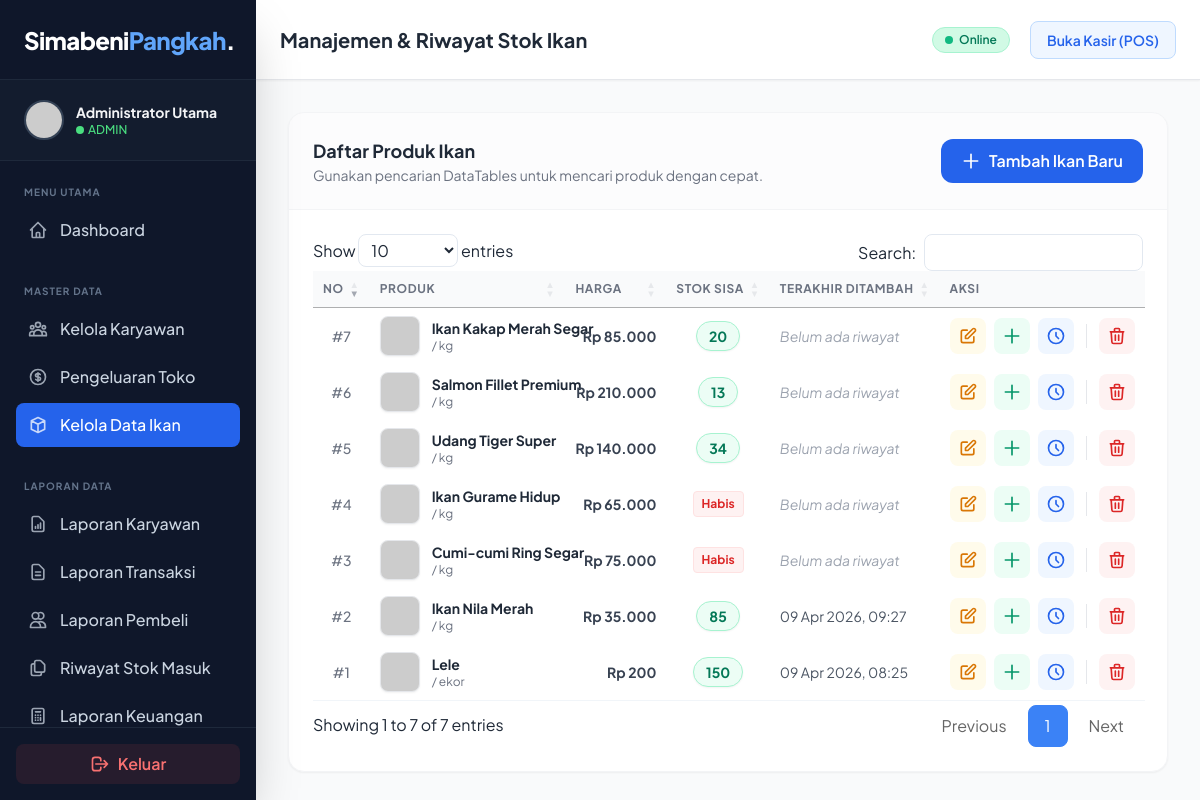
Before: /admin/kelola_ikan.php (signed in) with the older database file.
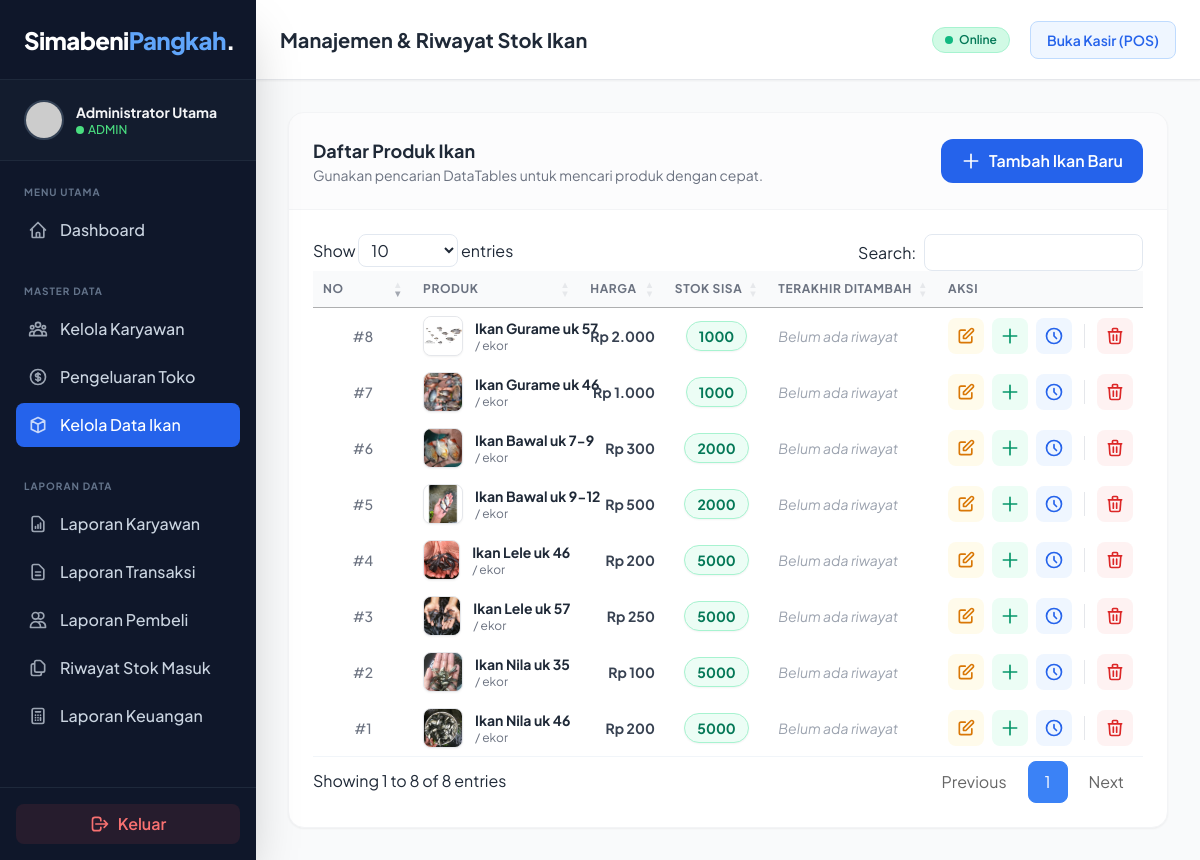
After: the same page with the newer database file.
### tables this page shows
CREATE TABLE `ikan` (
  `id` int(11) NOT NULL,
  `nama_ikan` varchar(100) NOT NULL,
  `deskripsi` text DEFAULT NULL,
  `harga` int(11) NOT NULL,
  `stok` int(11) NOT NULL DEFAULT 0,
  `satuan` varchar(20) NOT NULL DEFAULT 'kg',
  `gambar` varchar(255) DEFAULT 'default.jpg',
  `status_aktif` tinyint(1) NOT NULL DEFAULT 1,
  `created_at` timestamp NOT NULL DEFAULT current_timestamp(),
  `updated_at` timestamp NOT NULL DEFAULT current_timestamp() ON UPDATE current_timestamp()
);

### koneksi.php (called while the page is built, shortened)
<?php
function formatRupiah($angka)
{
    return "Rp " . number_format($angka, 0, ',', '.');
}

### admin/kelola_ikan.php (the view, shortened to what the changed rows need)
<?php
require_once '../koneksi.php';
$query_ikan = mysqli_query($koneksi, "
    SELECT ikan.*,
    (SELECT MAX(tanggal_tambah) FROM riwayat_stok WHERE ikan_id = ikan.id) as tgl_terakhir_tambah
    FROM ikan ORDER BY ikan.id DESC
");
include '../components/header.php';
?>
<link rel="stylesheet" href="https://cdn.datatables.net/1.13.7/css/jquery.dataTables.min.css">
<main class="flex-1 flex flex-col h-screen overflow-hidden bg-gray-50">
    <?php include '../components/navbar.php'; ?>
    <div class="flex-1 overflow-y-auto p-4 sm:p-6 lg:p-8 relative">
        <div class="bg-white rounded-2xl shadow-sm border border-gray-100 overflow-hidden">
            <div
                class="p-6 border-b border-gray-100 flex flex-col sm:flex-row sm:items-center justify-between gap-4 bg-gray-50/50">
                <div>
                    <h2 class="text-lg font-bold text-gray-800">Daftar Produk Ikan</h2>
                </div>
                <button onclick="bukaModal('modal-tambah')"
                    class="w-full sm:w-auto px-5 py-2.5 bg-blue-600 text-white rounded-xl font-semibold hover:bg-blue-700 transition flex items-center justify-center gap-2">
                </button>
            </div>
            <div class="overflow-x-auto w-full">
                <table id="tabel-ikan" class="w-full text-left whitespace-nowrap">
                    <thead>
                        <tr class="bg-gray-50 text-gray-500 text-xs uppercase tracking-wider">
                            <th class="p-4 font-semibold w-16 text-center">No</th>
                            <th class="p-4 font-semibold">Produk</th>
                            <th class="p-4 font-semibold text-right">Harga</th>
                            <th class="p-4 font-semibold text-center">Stok Sisa</th>
                            <th class="p-4 font-semibold">Terakhir Ditambah</th>
                            <th class="p-4 font-semibold text-center">Aksi</th>
                        </tr>
                    </thead>
                    <tbody class="text-sm text-gray-700">
                        <?php if ($query_ikan && mysqli_num_rows($query_ikan) > 0): ?>
                            <?php
                            $no = 1;
                            while ($ikan = mysqli_fetch_assoc($query_ikan)): ?>
                                <tr class="hover:bg-blue-50/30 transition-colors group border-b border-gray-50">
                                    <td class="p-4 text-center text-gray-500 font-medium">#<?php echo $no++; ?></td>
                                    <td class="p-4">
                                        <div class="flex items-center gap-3">
                                            <?php
                                            $src = $ikan['gambar'];
                                            if (!filter_var($src, FILTER_VALIDATE_URL)) $src = '../uploads/' . $src;
                                            ?>
                                            <img src="<?php echo $src; ?>"
                                                onerror="this.src='https://via.placeholder.com/150?text=No+Foto'"
                                                class="w-10 h-10 rounded-lg object-cover bg-gray-100 border border-gray-200 shadow-sm">
                                            <div>
                                                <p class="font-bold text-gray-800 text-sm">
                                                    <?php echo htmlspecialchars($ikan['nama_ikan']); ?></p>
                                                <p class="text-xs text-gray-500">/
                                                    <?php echo htmlspecialchars($ikan['satuan']); ?></p>
                                            </div>
                                        </div>
                                    </td>
                                    <td class="p-4 text-right font-bold text-gray-700"
                                        data-order="<?php echo $ikan['harga']; ?>">
                                        <?php echo formatRupiah($ikan['harga']); ?>
                                    </td>
                                    <td class="p-4 text-center" data-order="<?php echo $ikan['stok']; ?>">
                                        <?php if ($ikan['stok'] > 0): ?>
                                            <span
                                                class="inline-flex px-3 py-1 items-center justify-center rounded-full bg-emerald-50 text-emerald-700 font-bold border border-emerald-200 shadow-sm">
                                                <?php echo $ikan['stok']; ?>
                                            </span>
                                        <?php else: ?>
                                            <span
                                                class="inline-flex px-2 py-1 rounded bg-red-50 text-red-600 text-xs font-bold border border-red-100">Habis</span>
                                        <?php endif; ?>
                                    </td>
                                    <td class="p-4 text-gray-600 text-sm"
                                        data-order="<?php echo $ikan['tgl_terakhir_tambah'] ? strtotime($ikan['tgl_terakhir_tambah']) : 0; ?>">
                                        <?php
                                        if ($ikan['tgl_terakhir_tambah']) {
                                            echo date('d M Y, H:i', strtotime($ikan['tgl_terakhir_tambah']));
                                        } else {
                                            echo '<span class="text-gray-400 italic">Belum ada riwayat</span>';
                                        }
                                        ?>
                                    </td>
                                    <td class="p-4">
                                        <div class="flex items-center justify-center gap-2">
                                            <button
                                                onclick="bukaModalEdit(<?php echo $ikan['id']; ?>, '<?php echo htmlspecialchars($ikan['nama_ikan'], ENT_QUOTES); ?>', <?php echo $ikan['harga']; ?>, '<?php echo $ikan['satuan']; ?>')"
                                                class="p-2 bg-amber-50 text-amber-600 hover:bg-amber-500 hover:text-white rounded-lg transition"
                                                title="Edit Data Ikan">
                                                <svg class="w-5 h-5" fill="none" stroke="currentColor" viewBox="0 0 24 24">
                                                    <path stroke-linecap="round" stroke-linejoin="round" stroke-width="2"
                                                        d="M11 5H6a2 2 0 00-2 2v11a2 2 0 002 2h11a2 2 0 002-2v-5m-1.414-9.414a2 2 0 112.828 2.828L11.828 15H9v-2.828l8.586-8.586z">
                                                    </path>
                                                </svg>
                                            </button>
                                            <button
                                                onclick="bukaModalRestock(<?php echo $ikan['id']; ?>, '<?php echo htmlspecialchars($ikan['nama_ikan'], ENT_QUOTES); ?>', '<?php echo $ikan['satuan']; ?>')"
                                                class="p-2 bg-emerald-50 text-emerald-600 hover:bg-emerald-600 hover:text-white rounded-lg transition"
                                                title="Tambah Stok Baru">
                                                <svg class="w-5 h-5" fill="none" stroke="currentColor" viewBox="0 0 24 24">
                                                    <path stroke-linecap="round" stroke-linejoin="round" stroke-width="2"
                                                        d="M12 4v16m8-8H4"></path>
                                                </svg>
                                            </button>
                                            <button
                                                onclick="bukaModalRiwayat(<?php echo $ikan['id']; ?>, '<?php echo htmlspecialchars($ikan['nama_ikan'], ENT_QUOTES); ?>')"
                                                class="p-2 bg-blue-50 text-blue-600 hover:bg-blue-600 hover:text-white rounded-lg transition"
                                                title="Lihat Riwayat Stok">
                                                <svg class="w-5 h-5" fill="none" stroke="currentColor" viewBox="0 0 24 24">
                                                    <path stroke-linecap="round" stroke-linejoin="round" stroke-width="2"
                                                        d="M12 8v4l3 3m6-3a9 9 0 11-18 0 9 9 0 0118 0z"></path>
                                                </svg>
                                            </button>
                                            <a href="kelola_ikan.php?hapus=<?php echo $ikan['id']; ?>"
                                                onclick="return confirm('HAPUS PERMANEN? Data dan Foto ikan akan dihapus dari server!');"
                                                class="p-2 bg-red-50 text-red-600 hover:bg-red-600 hover:text-white rounded-lg transition"
                                                title="Hapus Ikan">
                                                <svg class="w-5 h-5" fill="none" stroke="currentColor" viewBox="0 0 24 24">
                                                    <path stroke-linecap="round" stroke-linejoin="round" stroke-width="2"
                                                        d="M19 7l-.867 12.142A2 2 0 0116.138 21H7.862a2 2 0 01-1.995-1.858L5 7m5 4v6m4-6v6m1-10V4a1 1 0 00-1-1h-4a1 1 0 00-1 1v3M4 7h16">
                                                    </path>
                                                </svg>
                                            </a>
                                        </div>
                                    </td>
                                </tr>
                            <?php endwhile; ?>
                        <?php endif; ?>
                    </tbody>
                </table>
            </div>
        </div>
    </div>
</main>
<?php include '../components/footer.php'; ?>

Changed rows visible on the page:
removed ikan: nama_ikan "Lele", satuan "ekor", harga "Rp 200", stok "150", tgl_terakhir_tambah "09 Apr 2026, 08:25"
removed ikan: nama_ikan "Ikan Nila Merah", satuan "kg", harga "Rp 35.000", stok "85", tgl_terakhir_tambah "09 Apr 2026, 09:27"
removed ikan: nama_ikan "Cumi-cumi Ring Segar", satuan "kg", harga "Rp 75.000", stok "Habis", shows "Belum ada riwayat"
removed ikan: nama_ikan "Ikan Gurame Hidup", satuan "kg", harga "Rp 65.000", stok "Habis", shows "Belum ada riwayat"
removed ikan: nama_ikan "Udang Tiger Super", satuan "kg", harga "Rp 140.000", stok "34", shows "Belum ada riwayat"
removed ikan: nama_ikan "Salmon Fillet Premium", satuan "kg", harga "Rp 210.000", stok "13", shows "Belum ada riwayat"
removed ikan: nama_ikan "Ikan Kakap Merah Segar", satuan "kg", harga "Rp 85.000", stok "20", shows "Belum ada riwayat"
added ikan: shows a picture, nama_ikan "Ikan Nila uk 46", satuan "ekor", harga "Rp 200", stok "5000", shows "Belum ada riwayat"
added ikan: shows a picture, nama_ikan "Ikan Nila uk 35", satuan "ekor", harga "Rp 100", stok "5000", shows "Belum ada riwayat"
added ikan: shows a picture, nama_ikan "Ikan Lele uk 57", satuan "ekor", harga "Rp 250", stok "5000", shows "Belum ada riwayat"
added ikan: shows a picture, nama_ikan "Ikan Lele uk 46", satuan "ekor", harga "Rp 200", stok "5000", shows "Belum ada riwayat"
added ikan: shows a picture, nama_ikan "Ikan Bawal uk 9-12", satuan "ekor", harga "Rp 500", stok "2000", shows "Belum ada riwayat"
added ikan: shows a picture, nama_ikan "Ikan Bawal uk 7-9", satuan "ekor", harga "Rp 300", stok "2000", shows "Belum ada riwayat"
added ikan: shows a picture, nama_ikan "Ikan Gurame uk 46", satuan "ekor", harga "Rp 1.000", stok "1000", shows "Belum ada riwayat"
added ikan: shows a picture, nama_ikan "Ikan Gurame uk 57", satuan "ekor", harga "Rp 2.000", stok "1000", shows "Belum ada riwayat"
Other visible differences:
text written by a page script: "Show entries Search: Showing 1 to 7 of 7 entries Previous 1 Next" → "Show entries Search: Showing 1 to 8 of 8 entries Previous 1 Next"
